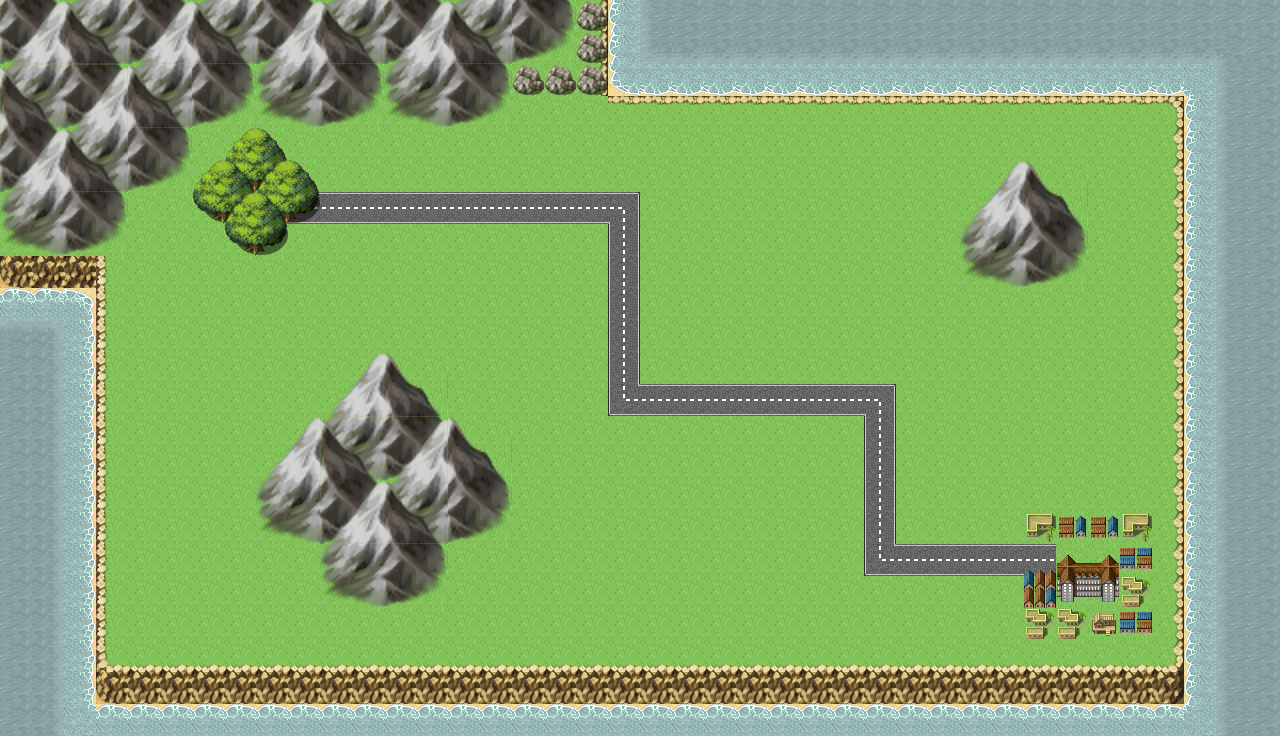

The image is a tile-based game level rendered from a .tmx file. Its description and source (layers, tilesets, objects; grid data summarised) follow:
An orthogonal 40x23 tile map with 32x32 px tiles, 6 tile layers (bg, bounds, mountain, path, ...), 2 tilesets and 497 objects.

<map version="1.0" orientation="orthogonal" renderorder="right-down" width="40" height="23" tilewidth="32" tileheight="32" nextobjectid="1222">
 <tileset firstgid="1" name="[eden]terrain" tilewidth="32" tileheight="32" tilecount="512" columns="32">
  <image source="[eden]terrain.png" width="1024" height="512" />
  <tile id="16">
   <animation>
    <frame tileid="16" duration="100" />
    <frame tileid="19" duration="100" />
    <frame tileid="22" duration="100" />
    <frame tileid="25" duration="100" />
   </animation>
  </tile>
  <tile id="17">
   <animation>
    <frame tileid="17" duration="100" />
    <frame tileid="20" duration="100" />
    <frame tileid="23" duration="100" />
    <frame tileid="26" duration="100" />
   </animation>
  </tile>
  <tile id="18">
   <animation>
    <frame tileid="18" duration="100" />
    <frame tileid="21" duration="100" />
    <frame tileid="24" duration="100" />
    <frame tileid="27" duration="100" />
   </animation>
  </tile>
  <tile id="28">
   <animation>
    <frame tileid="28" duration="100" />
    <frame tileid="29" duration="100" />
    <frame tileid="30" duration="100" />
    <frame tileid="31" duration="100" />
   </animation>
  </tile>
  <tile id="48">
   <animation>
    <frame tileid="48" duration="100" />
    <frame tileid="51" duration="100" />
    <frame tileid="54" duration="100" />
    <frame tileid="57" duration="100" />
   </animation>
  </tile>
  <tile id="49">
   <animation>
    <frame tileid="49" duration="100" />
    <frame tileid="52" duration="100" />
    <frame tileid="55" duration="100" />
    <frame tileid="58" duration="100" />
   </animation>
  </tile>
  <tile id="50">
   <animation>
    <frame tileid="50" duration="100" />
    <frame tileid="53" duration="100" />
    <frame tileid="56" duration="100" />
    <frame tileid="59" duration="100" />
   </animation>
  </tile>
  <tile id="60">
   <animation>
    <frame tileid="60" duration="100" />
    <frame tileid="61" duration="100" />
    <frame tileid="62" duration="100" />
    <frame tileid="63" duration="100" />
   </animation>
  </tile>
  <tile id="80">
   <animation>
    <frame tileid="80" duration="100" />
    <frame tileid="83" duration="100" />
    <frame tileid="86" duration="100" />
    <frame tileid="89" duration="100" />
   </animation>
  </tile>
  <tile id="81">
   <animation>
    <frame tileid="81" duration="100" />
    <frame tileid="84" duration="100" />
    <frame tileid="87" duration="100" />
    <frame tileid="90" duration="100" />
   </animation>
  </tile>
  <tile id="82">
   <animation>
    <frame tileid="82" duration="100" />
    <frame tileid="85" duration="100" />
    <frame tileid="88" duration="100" />
    <frame tileid="91" duration="100" />
   </animation>
  </tile>
  <tile id="92">
   <animation>
    <frame tileid="92" duration="100" />
    <frame tileid="93" duration="100" />
    <frame tileid="94" duration="100" />
    <frame tileid="95" duration="100" />
   </animation>
  </tile>
  <tile id="112">
   <animation>
    <frame tileid="112" duration="100" />
    <frame tileid="115" duration="100" />
    <frame tileid="118" duration="100" />
    <frame tileid="121" duration="100" />
   </animation>
  </tile>
  <tile id="113">
   <animation>
    <frame tileid="113" duration="100" />
    <frame tileid="116" duration="100" />
    <frame tileid="119" duration="100" />
    <frame tileid="122" duration="100" />
   </animation>
  </tile>
  <tile id="114">
   <animation>
    <frame tileid="114" duration="100" />
    <frame tileid="117" duration="100" />
    <frame tileid="120" duration="100" />
    <frame tileid="123" duration="100" />
   </animation>
  </tile>
  <tile id="124">
   <animation>
    <frame tileid="124" duration="100" />
    <frame tileid="125" duration="100" />
    <frame tileid="126" duration="100" />
    <frame tileid="127" duration="100" />
   </animation>
  </tile>
  <tile id="150">
   <animation>
    <frame tileid="150" duration="250" />
    <frame tileid="152" duration="250" />
    <frame tileid="154" duration="250" />
    <frame tileid="152" duration="250" />
   </animation>
  </tile>
  <tile id="151">
   <animation>
    <frame tileid="151" duration="250" />
    <frame tileid="153" duration="250" />
    <frame tileid="155" duration="250" />
    <frame tileid="153" duration="250" />
   </animation>
  </tile>
  <tile id="156">
   <animation>
    <frame tileid="156" duration="250" />
    <frame tileid="157" duration="250" />
    <frame tileid="158" duration="250" />
    <frame tileid="157" duration="250" />
   </animation>
  </tile>
  <tile id="182">
   <animation>
    <frame tileid="182" duration="250" />
    <frame tileid="184" duration="250" />
    <frame tileid="186" duration="250" />
    <frame tileid="184" duration="250" />
   </animation>
  </tile>
  <tile id="183">
   <animation>
    <frame tileid="183" duration="250" />
    <frame tileid="185" duration="250" />
    <frame tileid="187" duration="250" />
    <frame tileid="185" duration="250" />
   </animation>
  </tile>
  <tile id="188">
   <animation>
    <frame tileid="188" duration="250" />
    <frame tileid="189" duration="250" />
    <frame tileid="190" duration="250" />
    <frame tileid="189" duration="250" />
   </animation>
  </tile>
  <tile id="214">
   <animation>
    <frame tileid="214" duration="250" />
    <frame tileid="216" duration="250" />
    <frame tileid="218" duration="250" />
    <frame tileid="216" duration="250" />
   </animation>
  </tile>
  <tile id="215">
   <animation>
    <frame tileid="215" duration="250" />
    <frame tileid="217" duration="250" />
    <frame tileid="219" duration="250" />
    <frame tileid="217" duration="250" />
   </animation>
  </tile>
  <tile id="220">
   <animation>
    <frame tileid="220" duration="250" />
    <frame tileid="221" duration="250" />
    <frame tileid="222" duration="250" />
    <frame tileid="221" duration="250" />
   </animation>
  </tile>
  <tile id="246">
   <animation>
    <frame tileid="246" duration="250" />
    <frame tileid="248" duration="250" />
    <frame tileid="250" duration="250" />
    <frame tileid="248" duration="250" />
   </animation>
  </tile>
  <tile id="247">
   <animation>
    <frame tileid="247" duration="250" />
    <frame tileid="249" duration="250" />
    <frame tileid="251" duration="250" />
    <frame tileid="249" duration="250" />
   </animation>
  </tile>
  <tile id="252">
   <animation>
    <frame tileid="252" duration="250" />
    <frame tileid="253" duration="250" />
    <frame tileid="254" duration="250" />
    <frame tileid="253" duration="250" />
   </animation>
  </tile>
  <tile id="278">
   <animation>
    <frame tileid="278" duration="250" />
    <frame tileid="280" duration="250" />
    <frame tileid="282" duration="250" />
    <frame tileid="280" duration="250" />
   </animation>
  </tile>
  <tile id="279">
   <animation>
    <frame tileid="279" duration="250" />
    <frame tileid="281" duration="250" />
    <frame tileid="283" duration="250" />
    <frame tileid="281" duration="250" />
   </animation>
  </tile>
  <tile id="284">
   <animation>
    <frame tileid="284" duration="250" />
    <frame tileid="285" duration="250" />
    <frame tileid="286" duration="250" />
    <frame tileid="285" duration="250" />
   </animation>
  </tile>
  <tile id="310">
   <animation>
    <frame tileid="310" duration="250" />
    <frame tileid="312" duration="250" />
    <frame tileid="314" duration="250" />
    <frame tileid="312" duration="250" />
   </animation>
  </tile>
  <tile id="311">
   <animation>
    <frame tileid="311" duration="250" />
    <frame tileid="313" duration="250" />
    <frame tileid="315" duration="250" />
    <frame tileid="313" duration="250" />
   </animation>
  </tile>
  <tile id="316">
   <animation>
    <frame tileid="316" duration="250" />
    <frame tileid="317" duration="250" />
    <frame tileid="318" duration="250" />
    <frame tileid="317" duration="250" />
   </animation>
  </tile>
  <tile id="342">
   <animation>
    <frame tileid="342" duration="250" />
    <frame tileid="344" duration="250" />
    <frame tileid="346" duration="250" />
    <frame tileid="344" duration="250" />
   </animation>
  </tile>
  <tile id="343">
   <animation>
    <frame tileid="343" duration="250" />
    <frame tileid="345" duration="250" />
    <frame tileid="347" duration="250" />
    <frame tileid="345" duration="250" />
   </animation>
  </tile>
  <tile id="348">
   <animation>
    <frame tileid="348" duration="250" />
    <frame tileid="349" duration="250" />
    <frame tileid="350" duration="250" />
    <frame tileid="349" duration="250" />
   </animation>
  </tile>
  <tile id="374">
   <animation>
    <frame tileid="374" duration="250" />
    <frame tileid="376" duration="250" />
    <frame tileid="378" duration="250" />
    <frame tileid="376" duration="250" />
   </animation>
  </tile>
  <tile id="375">
   <animation>
    <frame tileid="375" duration="250" />
    <frame tileid="377" duration="250" />
    <frame tileid="379" duration="250" />
    <frame tileid="377" duration="250" />
   </animation>
  </tile>
  <tile id="380">
   <animation>
    <frame tileid="380" duration="250" />
    <frame tileid="381" duration="250" />
    <frame tileid="382" duration="250" />
    <frame tileid="381" duration="250" />
   </animation>
  </tile>
  <tile id="406">
   <animation>
    <frame tileid="406" duration="250" />
    <frame tileid="407" duration="250" />
    <frame tileid="408" duration="250" />
    <frame tileid="407" duration="250" />
   </animation>
  </tile>
  <tile id="409">
   <animation>
    <frame tileid="409" duration="250" />
    <frame tileid="410" duration="250" />
    <frame tileid="411" duration="250" />
    <frame tileid="410" duration="250" />
   </animation>
  </tile>
  <tile id="412">
   <animation>
    <frame tileid="412" duration="250" />
    <frame tileid="413" duration="250" />
    <frame tileid="414" duration="250" />
    <frame tileid="413" duration="250" />
   </animation>
  </tile>
  <tile id="438">
   <animation>
    <frame tileid="438" duration="250" />
    <frame tileid="439" duration="250" />
    <frame tileid="440" duration="250" />
    <frame tileid="439" duration="250" />
   </animation>
  </tile>
  <tile id="441">
   <animation>
    <frame tileid="441" duration="250" />
    <frame tileid="442" duration="250" />
    <frame tileid="443" duration="250" />
    <frame tileid="442" duration="250" />
   </animation>
  </tile>
  <tile id="444">
   <animation>
    <frame tileid="444" duration="250" />
    <frame tileid="445" duration="250" />
    <frame tileid="446" duration="250" />
    <frame tileid="445" duration="250" />
   </animation>
  </tile>
 </tileset>
 <tileset firstgid="513" name="[eden]64-bit mountain" tilewidth="32" tileheight="32" tilecount="256" columns="16">
  <image source="[eden]64-bit mountain.png" width="512" height="512" />
 </tileset>
 <layer name="bg" width="40" height="23">
  <data>[920 cells, 920 non-empty, 1 distinct tile ids]</data>
 </layer>
 <layer name="bounds" width="40" height="23">
  <data>[920 cells, 412 non-empty, 53 distinct tile ids]</data>
 </layer>
 <layer name="mountain" width="40" height="23">
  <data>[920 cells, 69 non-empty, 33 distinct tile ids]</data>
 </layer>
 <layer name="path" width="40" height="23">
  <data>[920 cells, 35 non-empty, 4 distinct tile ids]</data>
 </layer>
 <layer name="town" width="40" height="23">
  <data>[920 cells, 0 non-empty, 0 distinct tile ids]</data>
 </layer>
 <layer name="forest" width="40" height="23">
  <data>[920 cells, 28 non-empty, 19 distinct tile ids]</data>
 </layer>
 <objectgroup name="plantSquares">
  <object id="567" x="256" y="320" width="32" height="32" />
  <object id="569" x="800" y="512" width="32" height="32" />
  <object id="570" x="96" y="576" width="32" height="32" />
  <object id="571" x="832" y="256" width="32" height="32" />
  <object id="572" x="192" y="576" width="32" height="32" />
  <object id="573" x="960" y="384" width="32" height="32" />
  <object id="574" x="896" y="512" width="32" height="32" />
  <object id="576" x="96" y="288" width="32" height="32" />
  <object id="577" x="224" y="416" width="32" height="32" />
  <object id="578" x="1088" y="256" width="32" />
  <object id="579" x="928" y="640" width="32" height="32" />
  <object id="580" x="544" y="224" width="32" height="32" />
  <object id="581" x="192" y="416" width="32" height="32" />
  <object id="582" x="576" y="128" width="32" height="32" />
  <object id="583" x="800" y="256" width="32" height="32" />
  <object id="584" x="416" y="608" width="32" height="32" />
  <object id="585" x="160" y="448" width="32" height="32" />
  <object id="586" x="704" y="352" width="32" height="32" />
  <object id="587" x="672" y="480" width="32" height="32" />
  <object id="588" x="896" y="384" width="32" height="32" />
  <object id="589" x="128" y="384" width="32" height="32" />
  <object id="590" x="96" y="480" width="32" height="32" />
  <object id="591" x="928" y="128" width="32" height="32" />
  <object id="592" x="800" y="416" width="32" height="32" />
  <object id="594" x="800" y="96" width="32" height="32" />
  <object id="595" x="256" y="352" width="32" height="32" />
  <object id="596" x="1120" y="288" width="32" height="32" />
  <object id="597" x="128" y="608" width="32" height="32" />
  <object id="598" x="704" y="640" width="32" height="32" />
  <object id="599" x="768" y="576" width="32" height="32" />
  <object id="600" x="1056" y="320" width="32" height="32" />
  <object id="602" x="896" y="256" width="32" height="32" />
  <object id="604" x="800" y="608" width="32" height="32" />
  <object id="605" x="608" y="96" width="32" height="32" />
  <object id="606" x="864" y="96" width="32" height="32" />
  <object id="609" x="864" y="256" width="32" height="32" />
  <object id="610" x="1056" y="352" width="32" height="32" />
  <object id="611" x="672" y="96" width="32" height="32" />
  <object id="612" x="992" y="352" width="32" height="32" />
  <object id="613" x="192" y="544" width="32" height="32" />
  <object id="614" x="1024" y="96" width="32" height="32" />
  <object id="615" x="832" y="608" width="32" height="32" />
  <object id="616" x="128" y="288" width="32" height="32" />
  <object id="621" x="576" y="512" width="32" height="32" />
  <object id="623" x="608" y="160" width="32" height="32" />
  <object id="624" x="672" y="288" width="32" height="32" />
  <object id="627" x="1024" y="640" width="32" height="32" />
  <object id="628" x="992" y="544" width="32" height="32" />
  <object id="629" x="992" y="384" width="32" height="32" />
  <object id="630" x="736" y="384" width="32" height="32" />
  <object id="631" x="640" y="608" width="32" height="32" />
  <object id="632" x="768" y="640" width="32" height="32" />
  <object id="633" x="384" y="608" width="32" height="32" />
  <object id="635" x="800" y="640" width="32" height="32" />
  <object id="636" x="672" y="448" width="32" height="32" />
  <object id="637" x="832" y="320" width="32" height="32" />
  <object id="638" x="928" y="384" width="32" height="32" />
  <object id="640" x="704" y="448" width="32" height="32" />
  <object id="641" x="1056" y="448" width="32" height="32" />
  <object id="642" x="128" y="192" width="32" height="32" />
  <object id="643" x="1120" y="352" width="32" height="32" />
  <object id="644" x="960" y="96" width="32" height="32" />
  <object id="645" x="736" y="160" width="32" height="32" />
  <object id="646" x="256" y="288" width="32" height="32" />
  <object id="647" x="800" y="448" width="32" height="32" />
  <object id="648" x="1120" y="480" width="32" height="32" />
  <object id="649" x="928" y="448" width="32" height="32" />
  <object id="652" x="736" y="128" width="32" height="32" />
  <object id="654" x="192" y="640" width="32" height="32" />
  <object id="655" x="960" y="544" width="32" height="32" />
  <object id="656" x="672" y="192" width="32" height="32" />
  <object id="659" x="736" y="96" width="32" height="32" />
  <object id="661" x="672" y="256" width="32" height="32" />
  <object id="663" x="704" y="256" width="32" height="32" />
  <object id="664" x="704" y="160" width="32" height="32" />
  <object id="665" x="864" y="480" width="32" height="32" />
  <object id="666" x="1056" y="416" width="32" height="32" />
  <object id="667" x="128" y="512" width="32" height="32" />
  <object id="669" x="576" y="544" width="32" height="32" />
  <object id="670" x="960" y="288" width="32" height="32" />
  <object id="674" x="224" y="576" width="32" height="32" />
  <object id="675" x="992" y="608" width="32" height="32" />
  <object id="676" x="128" y="224" width="32" height="32" />
  <object id="677" x="864" y="448" width="32" height="32" />
  <object id="678" x="672" y="512" width="32" height="32" />
  <object id="680" x="192" y="352" width="32" height="32" />
  <object id="681" x="288" y="640" width="32" height="32" />
  <object id="682" x="512" y="608" width="32" height="32" />
  <object id="683" x="928" y="224" width="32" height="32" />
  <object id="684" x="992" y="416" width="32" height="32" />
  <object id="685" x="928" y="480" width="32" height="32" />
  <object id="686" x="736" y="448" width="32" height="32" />
  <object id="687" x="672" y="384" width="32" height="32" />
  <object id="690" x="160" y="544" width="32" height="32" />
  <object id="691" x="1088" y="288" width="32" height="32" />
  <object id="692" x="576" y="192" width="32" height="32" />
  <object id="694" x="288" y="608" width="32" height="32" />
  <object id="696" x="160" y="320" width="32" height="32" />
  <object id="698" x="1088" y="320" width="32" height="32" />
  <object id="699" x="512" y="640" width="32" height="32" />
  <object id="701" x="576" y="256" width="32" height="32" />
  <object id="702" x="160" y="192" width="32" height="32" />
  <object id="703" x="992" y="288" width="32" height="32" />
  <object id="704" x="224" y="512" width="32" height="32" />
  <object id="705" x="928" y="288" width="32" height="32" />
  <object id="706" x="704" y="96" width="32" height="32" />
  <object id="707" x="736" y="480" width="32" height="32" />
  <object id="708" x="1088" y="256" width="32" height="32" />
  <object id="710" x="992" y="640" width="32" height="32" />
  <object id="711" x="576" y="608" width="32" height="32" />
  <object id="712" x="704" y="416" width="32" height="32" />
  <object id="714" x="1120" y="416" width="32" height="32" />
  <object id="715" x="96" y="352" width="32" height="32" />
  <object id="716" x="192" y="288" width="32" height="32" />
  <object id="718" x="96" y="384" width="32" height="32" />
  <object id="721" x="896" y="96" width="32" height="32" />
  <object id="723" x="96" y="448" width="32" height="32" />
  <object id="725" x="864" y="640" width="32" height="32" />
  <object id="726" x="896" y="352" width="32" height="32" />
  <object id="727" x="992" y="320" width="32" height="32" />
  <object id="728" x="896" y="544" width="32" height="32" />
  <object id="730" x="704" y="288" width="32" height="32" />
  <object id="731" x="224" y="640" width="32" height="32" />
  <object id="732" x="928" y="256" width="32" height="32" />
  <object id="734" x="352" y="640" width="32" height="32" />
  <object id="736" x="832" y="544" width="32" height="32" />
  <object id="737" x="928" y="320" width="32" height="32" />
  </objectgroup>
 <objectgroup name="pathBounds" visible="0">
  <!-- 6 objects omitted --></objectgroup>
 <objectgroup name="spawnPoints" visible="0">
  <!-- 1 objects omitted --></objectgroup>
 <objectgroup name="endPoints" visible="0">
  <!-- 1 objects omitted --></objectgroup>
 <objectgroup name="directionSquares" visible="0">
  <!-- 5 objects omitted --></objectgroup>
</map>
<!-- 370 of 497 objects omitted -->
